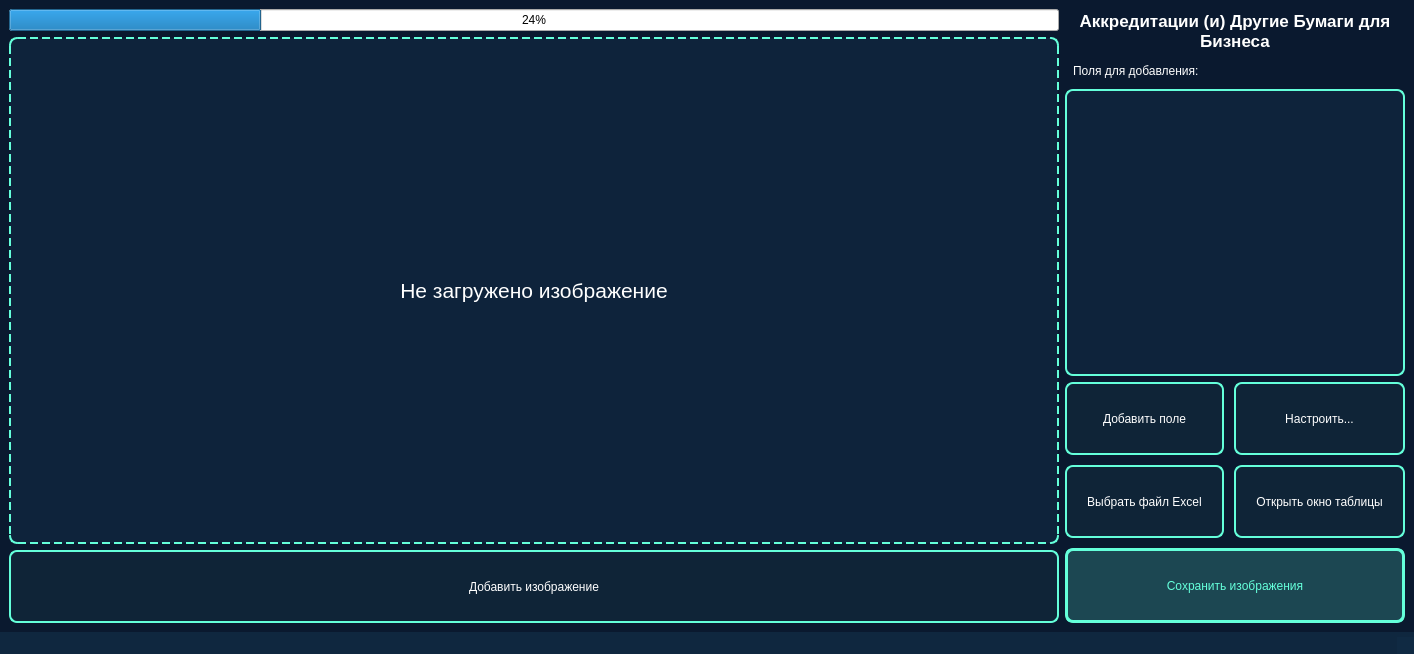
<?xml version="1.0" encoding="UTF-8"?>
<ui version="4.0">
 <class>MainWindow</class>
 <widget class="QMainWindow" name="MainWindow">
  <property name="geometry">
   <rect>
    <x>0</x>
    <y>0</y>
    <width>1414</width>
    <height>654</height>
   </rect>
  </property>
  <property name="sizePolicy">
   <sizepolicy hsizetype="Preferred" vsizetype="Preferred">
    <horstretch>0</horstretch>
    <verstretch>0</verstretch>
   </sizepolicy>
  </property>
  <property name="windowTitle">
   <string>Аккредитации (и) Другие Бумаги для Бизнеса</string>
  </property>
  <property name="styleSheet">
   <string notr="true">
        QMainWindow {
        background-color: #0a192f;
        }
        QPushButton {
        border: 2px solid rgb(100, 255, 218);
        background-color: rgba(100, 255, 218, 0.05);
        border-radius: 8px;
        padding: 12px 20px;
        color: rgb(255, 255, 255);
        font: bold 12pt &quot;Yu Gothic UI&quot;;
        min-height: 45px;
        }
        QPushButton:hover {
        background-color: rgba(100, 255, 218, 0.15);
        }
        QPushButton:pressed {
        background-color: rgba(100, 255, 218, 0.2);
        }
        QListWidget {
        border: 2px solid rgb(100, 255, 218);
        background-color: rgba(16, 42, 67, 0.6);
        border-radius: 8px;
        color: rgb(255, 255, 255);
        font: 11pt &quot;Yu Gothic UI&quot;;
        padding: 5px;
        }
        QLabel#ImageLabel {
        border: 2px dashed rgb(100, 255, 218);
        border-radius: 8px;
        background-color: rgba(16, 42, 67, 0.6);
        }
      </string>
  </property>
  <widget class="QWidget" name="centralwidget">
   <property name="styleSheet">
    <string notr="true"/>
   </property>
   <layout class="QHBoxLayout" name="mainLayout" stretch="3,0">
    <item>
     <layout class="QVBoxLayout" name="leftPanel">
      <item>
       <widget class="QProgressBar" name="progressBar">
        <property name="value">
         <number>24</number>
        </property>
       </widget>
      </item>
      <item>
       <widget class="QLabel" name="ImageLabel">
        <property name="minimumSize">
         <size>
          <width>500</width>
          <height>400</height>
         </size>
        </property>
        <property name="font">
         <font>
          <pointsize>16</pointsize>
         </font>
        </property>
        <property name="styleSheet">
         <string notr="true">color: rgb(255, 255, 255)</string>
        </property>
        <property name="text">
         <string>Не загружено изображение</string>
        </property>
        <property name="alignment">
         <set>Qt::AlignmentFlag::AlignCenter</set>
        </property>
       </widget>
      </item>
      <item>
       <widget class="QPushButton" name="addImage">
        <property name="text">
         <string>Добавить изображение</string>
        </property>
        <property name="icon">
         <iconset>
          <normaloff>.</normaloff>.</iconset>
        </property>
       </widget>
      </item>
     </layout>
    </item>
    <item>
     <layout class="QVBoxLayout" name="rightPanel">
      <item>
       <layout class="QGridLayout" name="gridLayout">
        <property name="spacing">
         <number>10</number>
        </property>
       </layout>
      </item>
      <item>
       <widget class="QLabel" name="label">
        <property name="font">
         <font>
          <family>Yu Gothic UI</family>
          <pointsize>13</pointsize>
          <italic>false</italic>
          <bold>true</bold>
         </font>
        </property>
        <property name="styleSheet">
         <string notr="true">font: bold 13pt &quot;Yu Gothic UI&quot;; padding: 2px;
color: rgb(255, 255, 255)</string>
        </property>
        <property name="text">
         <string>Аккредитации (и) Другие Бумаги для Бизнеса</string>
        </property>
        <property name="textFormat">
         <enum>Qt::TextFormat::PlainText</enum>
        </property>
        <property name="alignment">
         <set>Qt::AlignmentFlag::AlignCenter</set>
        </property>
        <property name="wordWrap">
         <bool>true</bool>
        </property>
       </widget>
      </item>
      <item>
       <widget class="QLabel" name="selectionsLabel">
        <property name="styleSheet">
         <string notr="true">font: bold 14pt &quot;Yu Gothic UI&quot;; padding: 5px;
color: rgb(255, 255, 255)</string>
        </property>
        <property name="text">
         <string>Поля для добавления:</string>
        </property>
       </widget>
      </item>
      <item>
       <widget class="QListWidget" name="selections"/>
      </item>
      <item>
       <layout class="QGridLayout" name="controlsGrid">
        <property name="spacing">
         <number>10</number>
        </property>
        <item row="0" column="0">
         <widget class="QPushButton" name="addSelections">
          <property name="text">
           <string>Добавить поле</string>
          </property>
         </widget>
        </item>
        <item row="0" column="1">
         <widget class="QPushButton" name="editSettings">
          <property name="text">
           <string>Настроить...</string>
          </property>
         </widget>
        </item>
        <item row="1" column="0">
         <widget class="QPushButton" name="selectExcel">
          <property name="text">
           <string>Выбрать файл Excel</string>
          </property>
         </widget>
        </item>
        <item row="1" column="1">
         <widget class="QPushButton" name="openTableDialog">
          <property name="text">
           <string>Открыть окно таблицы</string>
          </property>
         </widget>
        </item>
        <item row="2" column="0" colspan="2">
         <widget class="QPushButton" name="saveImages">
          <property name="styleSheet">
           <string notr="true">background-color: rgba(100, 255, 218, 0.2); border: 3px solid rgb(100, 255, 218); font: bold 14pt &quot;Yu Gothic UI&quot;; color: #64ffda;</string>
          </property>
          <property name="text">
           <string>Сохранить изображения</string>
          </property>
         </widget>
        </item>
       </layout>
      </item>
     </layout>
    </item>
   </layout>
  </widget>
  <widget class="QStatusBar" name="statusbar">
   <property name="enabled">
    <bool>true</bool>
   </property>
   <property name="styleSheet">
    <string notr="true">color: #64ffda; background-color: rgba(16, 42, 67, 0.8);</string>
   </property>
  </widget>
 </widget>
 <resources/>
 <connections/>
</ui>
